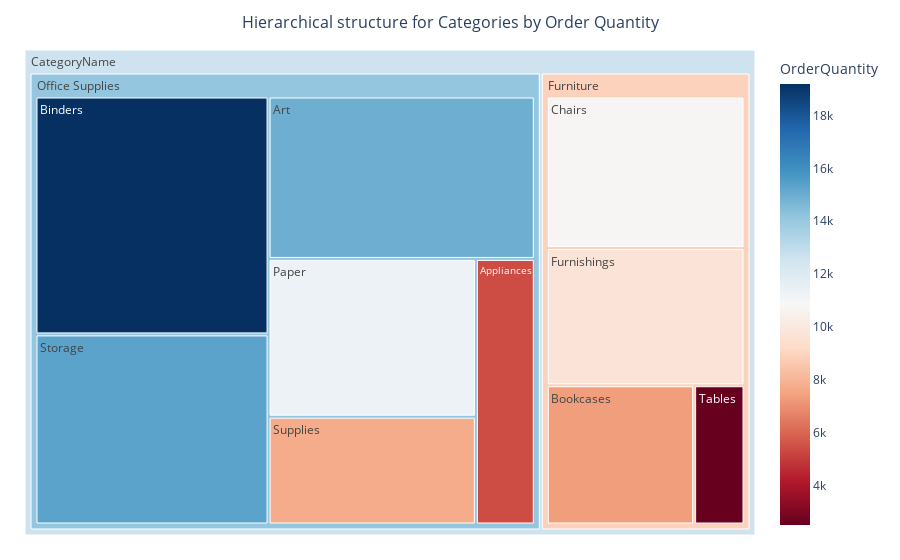
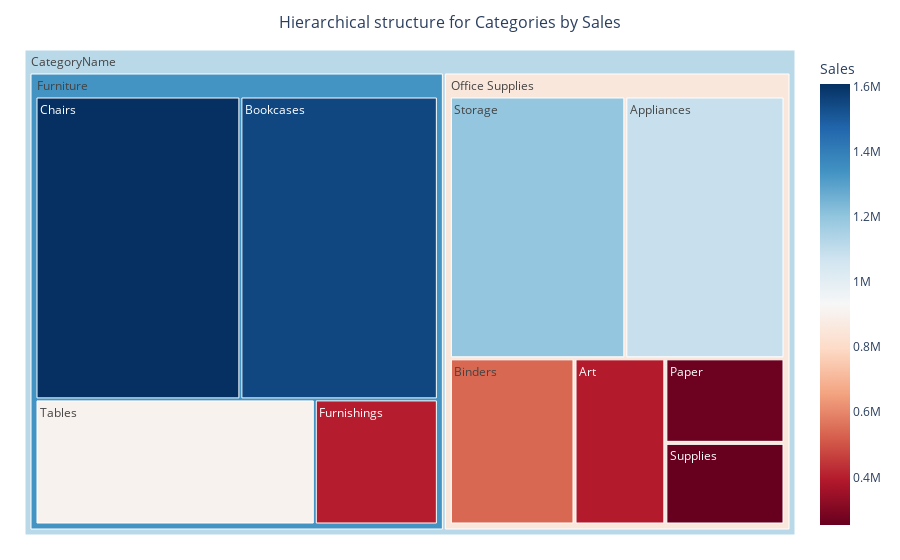

Notebook code for these charts, in order:
### Markdown cell above
### <span style="color: green">Hierarchical structure for Categories by Order Quantity and Sales</span>

#### <span style="color: green">*Cấu trúc phân cấp cho từng ngành hàng theo số lượng đặt hàng và doanh số bán hàng*</span>

### Code cell
#create DataFrame between OrderQuantity and Sales by Category
df = data_mix.groupby(['CategoryName','SubcategoryName']).agg({'OrderQuantity': sum, 'Sales': sum})[['OrderQuantity','Sales']].reset_index()

#create treemap for Category by Order Quantity
import plotly.express as px
import numpy as np
fig = px.treemap(df, path=[px.Constant('CategoryName'),'CategoryName','SubcategoryName'], values='OrderQuantity',  
                 color="OrderQuantity", hover_data=['SubcategoryName'],color_continuous_scale='RdBu')
fig.update_layout(margin = dict(t=50, l=25, r=25, b=25),title_font_size=16,
    title={'text': "Hierarchical structure for Categories by Order Quantity",'x':0.5,'y':0.97,'xanchor': 'center','yanchor': 'top'})
fig.show()


#create treemap for Category by Sales
import plotly.express as px
import numpy as np
fig = px.treemap(df, path=[px.Constant('CategoryName'),'CategoryName','SubcategoryName'], values='Sales',  
                 color="Sales", hover_data=['SubcategoryName'],color_continuous_scale='RdBu')
fig.update_layout(margin = dict(t=50, l=25, r=25, b=25),title_font_size=16,
    title={'text': "Hierarchical structure for Categories by Sales",'x':0.5,'y':0.97,'xanchor': 'center','yanchor': 'top'})
fig.show()

### Figure 1 — Plotly figure (JSON) as saved in the notebook; plotly's stock layout.template omitted (floating-point values rounded to 4 significant figures)
{"data": [{"branchvalues": "total", "customdata": [["Appliances", 5417], ["Art", 14967], ["Binders", 19191], ["Bookcases", 7356], ["Chairs", 10739], ["Furnishings", 9727], ["Paper", 11322], ["Storage", 15336], ["Supplies", 7734], ["Tables", 2515], ["(?)", 8912.0], ["(?)", 14130.0], ["(?)", 12610.0]], "domain": {"x": [0, 1], "y": [0, 1]}, "hovertemplate": "labels=%{label}<br>OrderQuantity_sum=%{value}<br>parent=%{parent}<br>id=%{id}<br>SubcategoryName=%{customdata[0]}<br>OrderQuantity=%{color}<extra></extra>", "ids": ["CategoryName/Office Supplies/Appliances", "CategoryName/Office Supplies/Art", "CategoryName/Office Supplies/Binders", "CategoryName/Furniture/Bookcases", "CategoryName/Furniture/Chairs", "CategoryName/Furniture/Furnishings", "CategoryName/Office Supplies/Paper", "CategoryName/Office Supplies/Storage", "CategoryName/Office Supplies/Supplies", "CategoryName/Furniture/Tables", "CategoryName/Furniture", "CategoryName/Office Supplies", "CategoryName"], "labels": ["Appliances", "Art", "Binders", "Bookcases", "Chairs", "Furnishings", "Paper", "Storage", "Supplies", "Tables", "Furniture", "Office Supplies", "CategoryName"], "marker": {"coloraxis": "coloraxis", "colors": [5417, 14967, 19191, 7356, 10739, 9727, 11322, 15336, 7734, 2515, 8912.0, 14130.0, 12610.0]}, "name": "", "parents": ["CategoryName/Office Supplies", "CategoryName/Office Supplies", "CategoryName/Office Supplies", "CategoryName/Furniture", "CategoryName/Furniture", "CategoryName/Furniture", "CategoryName/Office Supplies", "CategoryName/Office Supplies", "CategoryName/Office Supplies", "CategoryName/Furniture", "CategoryName", "CategoryName", ""], "type": "treemap", "values": [5417, 14967, 19191, 7356, 10739, 9727, 11322, 15336, 7734, 2515, 30337, 73967, 104304]}], "layout": {"coloraxis": {"colorbar": {"title": {"text": "OrderQuantity"}}, "colorscale": [[0, "rgb(103,0,31)"], [0.1, "rgb(178,24,43)"], [0.2, "rgb(214,96,77)"], [0.3, "rgb(244,165,130)"], [0.4, "rgb(253,219,199)"], [0.5, "rgb(247,247,247)"], [0.6, "rgb(209,229,240)"], [0.7, "rgb(146,197,222)"], [0.8, "rgb(67,147,195)"], [0.9, "rgb(33,102,172)"], [1, "rgb(5,48,97)"]]}, "legend": {"tracegroupgap": 0}, "margin": {"b": 25, "l": 25, "r": 25, "t": 50}, "title": {"font": {"size": 16}, "text": "Hierarchical structure for Categories by Order Quantity", "x": 0.5, "xanchor": "center", "y": 0.97, "yanchor": "top"}}}

### Figure 2 — Plotly figure (JSON) as saved in the notebook; plotly's stock layout.template omitted (floating-point values rounded to 4 significant figures)
{"data": [{"branchvalues": "total", "customdata": [["Appliances", 1086000.0], ["Art", 393600.0], ["Binders", 540000.0], ["Bookcases", 1550000.0], ["Chairs", 1608000.0], ["Furnishings", 399100.0], ["Paper", 262600.0], ["Storage", 1198000.0], ["Supplies", 253600.0], ["Tables", 905700.0], ["(?)", 1338000.0], ["(?)", 855500.0], ["(?)", 1118000.0]], "domain": {"x": [0, 1], "y": [0, 1]}, "hovertemplate": "labels=%{label}<br>Sales_sum=%{value}<br>parent=%{parent}<br>id=%{id}<br>SubcategoryName=%{customdata[0]}<br>Sales=%{color}<extra></extra>", "ids": ["CategoryName/Office Supplies/Appliances", "CategoryName/Office Supplies/Art", "CategoryName/Office Supplies/Binders", "CategoryName/Furniture/Bookcases", "CategoryName/Furniture/Chairs", "CategoryName/Furniture/Furnishings", "CategoryName/Office Supplies/Paper", "CategoryName/Office Supplies/Storage", "CategoryName/Office Supplies/Supplies", "CategoryName/Furniture/Tables", "CategoryName/Furniture", "CategoryName/Office Supplies", "CategoryName"], "labels": ["Appliances", "Art", "Binders", "Bookcases", "Chairs", "Furnishings", "Paper", "Storage", "Supplies", "Tables", "Furniture", "Office Supplies", "CategoryName"], "marker": {"coloraxis": "coloraxis", "colors": [1086000.0, 393600.0, 540000.0, 1550000.0, 1608000.0, 399100.0, 262600.0, 1198000.0, 253600.0, 905700.0, 1338000.0, 855500.0, 1118000.0]}, "name": "", "parents": ["CategoryName/Office Supplies", "CategoryName/Office Supplies", "CategoryName/Office Supplies", "CategoryName/Furniture", "CategoryName/Furniture", "CategoryName/Furniture", "CategoryName/Office Supplies", "CategoryName/Office Supplies", "CategoryName/Office Supplies", "CategoryName/Furniture", "CategoryName", "CategoryName", ""], "type": "treemap", "values": [1086000.0, 393600.0, 540000.0, 1550000.0, 1608000.0, 399100.0, 262600.0, 1198000.0, 253600.0, 905700.0, 4464000.0, 3734000.0, 8198000.0]}], "layout": {"coloraxis": {"colorbar": {"title": {"text": "Sales"}}, "colorscale": [[0, "rgb(103,0,31)"], [0.1, "rgb(178,24,43)"], [0.2, "rgb(214,96,77)"], [0.3, "rgb(244,165,130)"], [0.4, "rgb(253,219,199)"], [0.5, "rgb(247,247,247)"], [0.6, "rgb(209,229,240)"], [0.7, "rgb(146,197,222)"], [0.8, "rgb(67,147,195)"], [0.9, "rgb(33,102,172)"], [1, "rgb(5,48,97)"]]}, "legend": {"tracegroupgap": 0}, "margin": {"b": 25, "l": 25, "r": 25, "t": 50}, "title": {"font": {"size": 16}, "text": "Hierarchical structure for Categories by Sales", "x": 0.5, "xanchor": "center", "y": 0.97, "yanchor": "top"}}}
